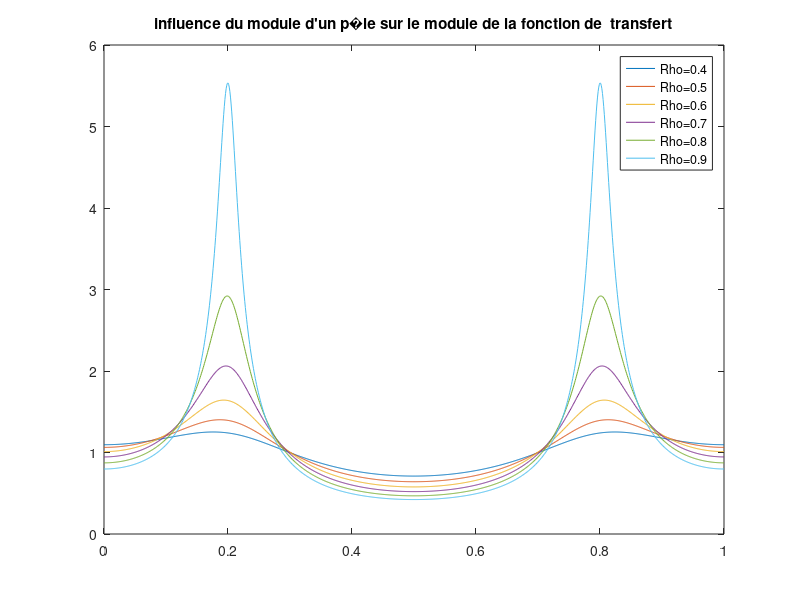
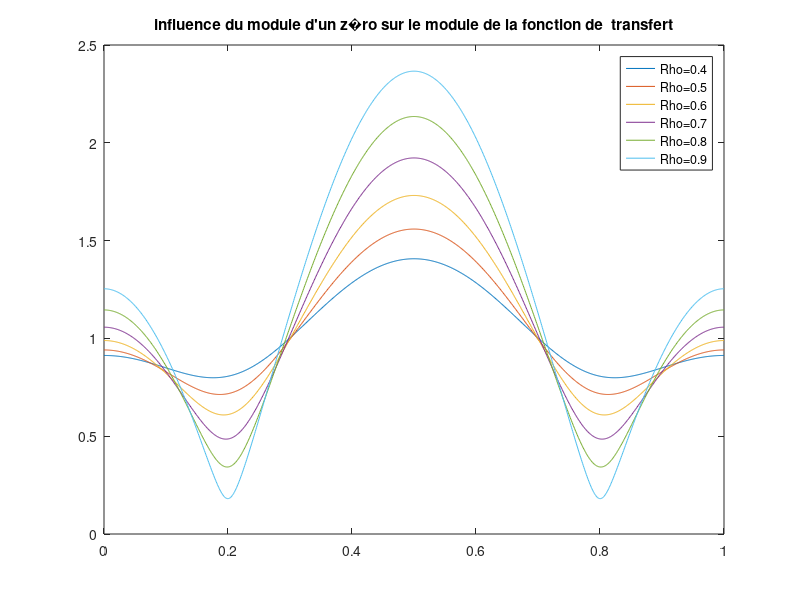
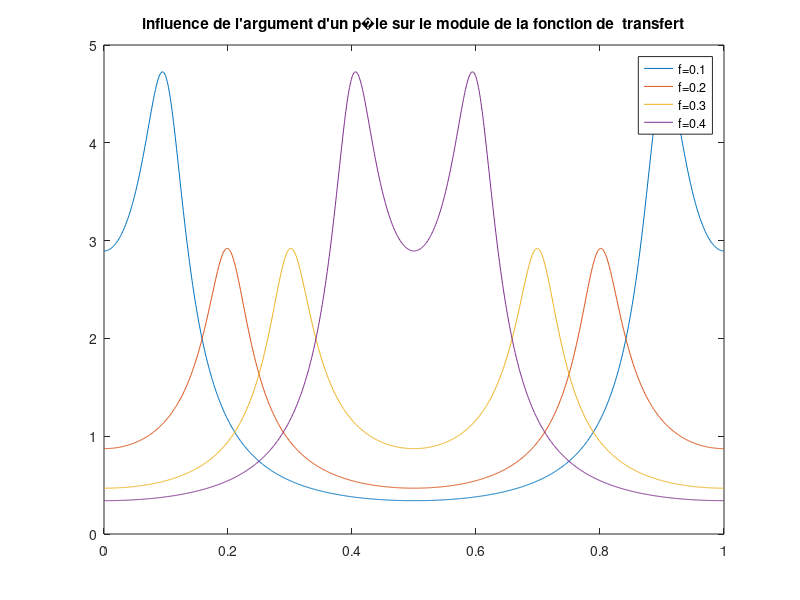
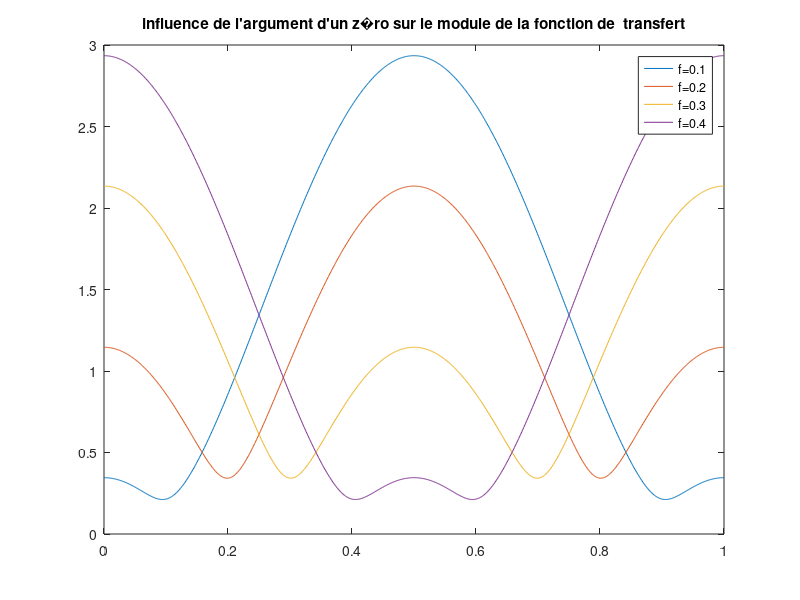

Here is the MATLAB script that generated these plots, in order:
% Filtre 2 p�les ou 2 z�ros (complexes)
clear
close all
clc

f=0.:.001:1;
z=exp(2*1i*pi*f);

% influence du module d'un zero (du p�le) sur la fonctiond e transfert en
% fr�quence
freq=.2 % fr�quence correspondant au p�le / z�ro

for rho=.4:.1:.9 % proximité au cercle unité
  theta1=2*pi*freq;
  theta2=-theta1; % complexe conjugué pour que le filtre soit réel
  z1=rho*exp(1i*theta1);
  z2=rho*exp(1i*theta2);
  
  Hp=ones(size(z))./abs((z-z1).*(z-z2)); % pôles
  Hz=abs((z-z1).*(z-z2)); % zéros
  
  figure(1)
  plot(f,abs(Hp));title('influence du module d''un p�le sur le module de la fonction de  transfert')
  
  hold on
  figure(2)
  plot(f,abs(Hz));title('influence du module d''un z�ro sur le module de la fonction de  transfert')
  
  hold on
end



% influence de l'argument du zero (du p�le) sur la fonctiond e transfert en
% fr�quence
rho=.8 % module du p�le / z�ro
for freq1=.1:.1:.4
  
  theta1=2*pi*freq1;
  theta2=-theta1;
  z1=rho*exp(1i*theta1);
  z2=rho*exp(1i*theta2);
  
  Hp=ones(size(z))./abs((z-z1).*(z-z2));
  Hz=abs((z-z1).*(z-z2));
  
  figure(3)
  plot(f,abs(Hp));title('influence de l''argument d''un p�le sur le module de la fonction de  transfert')
  hold on
  figure(4)
  
  plot(f,abs(Hz));title('influence de l''argument d''un z�ro sur le module de la fonction de  transfert')
  hold on
end

figure(1),legend('Rho=0.4', 'Rho=0.5', 'Rho=0.6', 'Rho=0.7', 'Rho=0.8', 'Rho=0.9') 
figure(2),legend('Rho=0.4', 'Rho=0.5', 'Rho=0.6', 'Rho=0.7', 'Rho=0.8', 'Rho=0.9') 
figure(3),legend('f=0.1', 'f=0.2', 'f=0.3', 'f=0.4') 
figure(4),legend('f=0.1', 'f=0.2', 'f=0.3', 'f=0.4') 


% Etude d'un filtre passe tout

rho=.9;% module du p�le / z�ro
theta=pi/8;%(2 pi f = pi/8 =>f= 0.25)
z1=rho*exp(1i*theta);%pour la premi�re cellule
z2=rho*exp(-1i*theta); %pour la 2eme cellule (pour obtenir un filtre r�el)

H1=(z.^(-1)-conj(z1))./(1-z1*z.^(-1));
H2=(z.^(-1)-conj(z2))./(1-z2*z.^(-1));

figure(5);
plot(f,abs(H1.*H2));
title('module de la fonction de transfert du filtre passe tout')
figure(6);
plot(f,angle(H1.*H2));
title('argument (phase) de la fonction de transfert du filtre passe tout')
